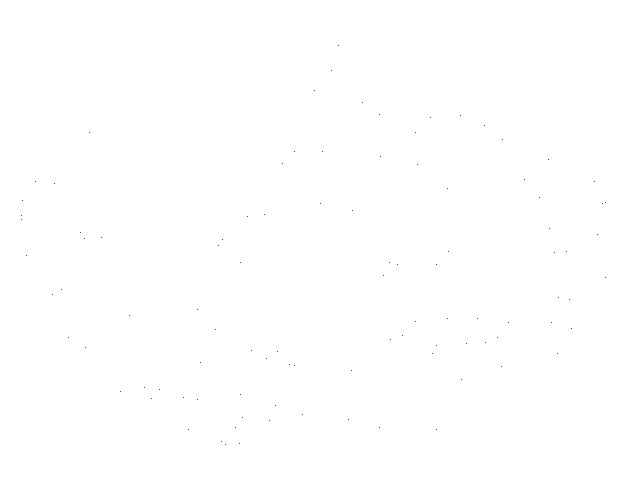
Frame 1 (no input)
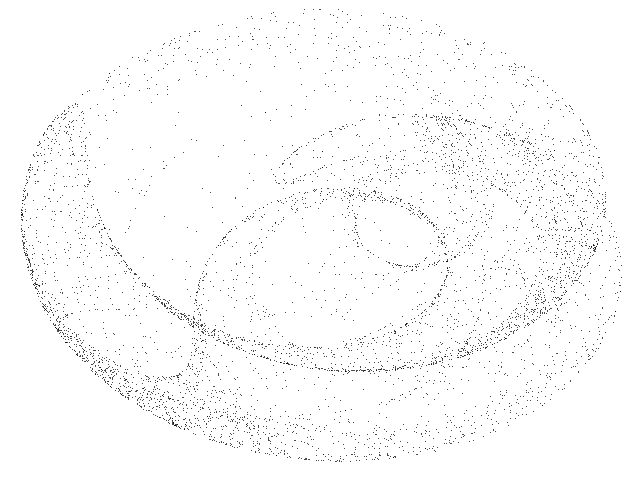
Frame 60 (the mouse pressed at the canvas centre just before this capture)
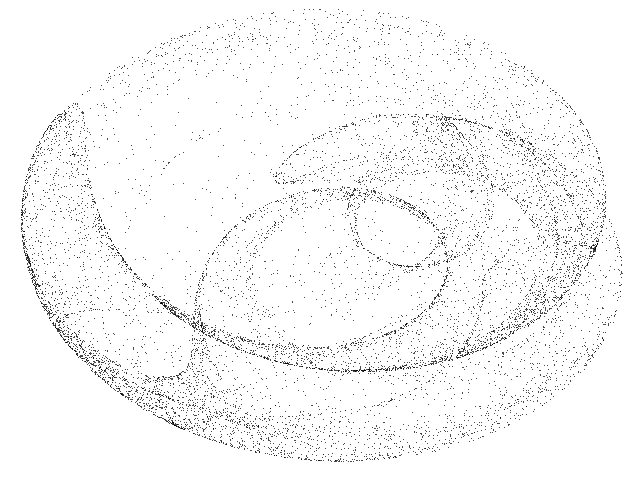
Frame 120 (the mouse held since frame 60 and released just before this capture)

The Processing sketch that drew these frames (run headless with seeded random() and noise(); from frame 60 on, the mouse is pressed at the canvas centre):

// Processing sketch: Ikeda
// ── Ikeda.pde
// Ikeda chaotic map //

  float x = 0.4;
  float y = 0.5;
  float t = 0;
  float a = 0.85;
  float b = 0.9;
  float c = 0.4;
  float d = 9;


void setup() {
  
  size(640, 480);
  background(255);
  
}

void draw() {
  
  for (int i=0;i<100;i++) {
    
    float nx = x;
    float ny = y;
        
    x = a + b * (nx * cos(t) - ny * sin(t));
    y = b * (nx * sin(t) + ny * cos(t));
    t = c - d / (1 + pow(nx,2) + pow(ny,2));
  
    point(210+(196*x), 256+(138*y));
        
  }

}
